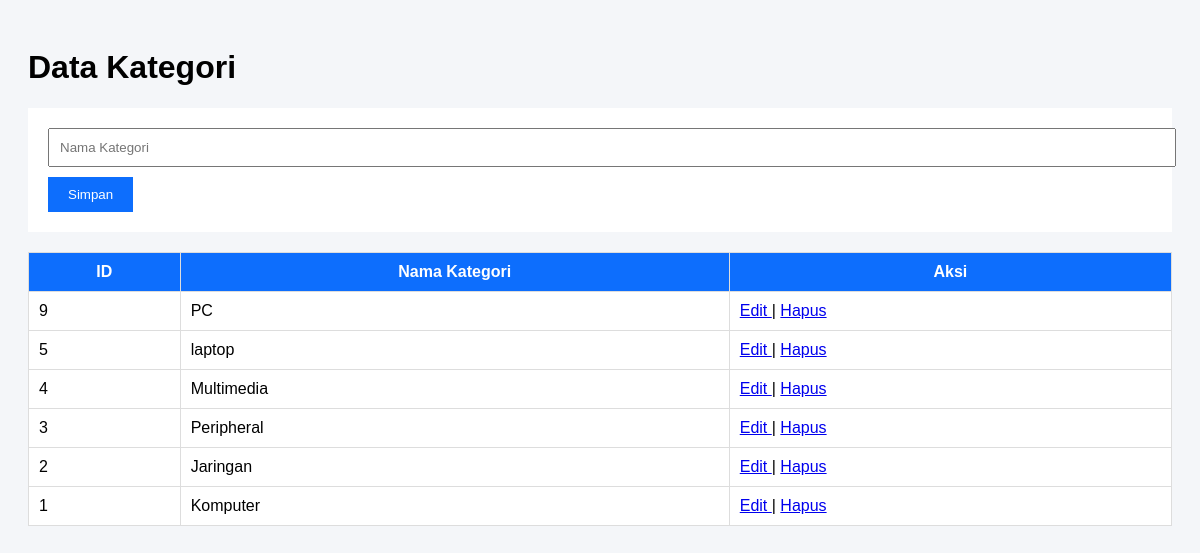
The page /inventaris_lab_project2/frontend/pages/kategori.php (signed in) on the database its author committed.
### tables this page shows
CREATE TABLE `kategori` (
  `id_kategori` int(11) NOT NULL,
  `nama_kategori` varchar(100) NOT NULL
);

### inventaris_lab_project2/frontend/pages/kategori.php (the view, shortened to what this page needs)
<?php
include "../../backend/config/koneksi.php";
$data = mysqli_query($conn,"
    SELECT *
    FROM kategori
    ORDER BY id_kategori DESC
");
?>
<!DOCTYPE html>
<html>
<head>
</head>
<body>
<h1>Data Kategori</h1>
<form method="POST">
    <input
        type="text"
        name="nama_kategori"
        placeholder="Nama Kategori"
        required
    >
    <button type="submit" name="simpan">
        Simpan
    </button>
</form>
<table>
<tr>
    <th>ID</th>
    <th>Nama Kategori</th>
    <th>Aksi</th>
</tr>
<?php while($row=mysqli_fetch_assoc($data)){ ?>
<tr>
    <td><?= $row['id_kategori']; ?></td>
    <td><?= $row['nama_kategori']; ?></td>
    <td>
        <a href="edit_kategori.php?id=<?= $row['id_kategori']; ?>">
            Edit
        </a>
        |
        <a
            href="hapus_kategori.php?id=<?= $row['id_kategori']; ?>"
            onclick="return confirm('Yakin hapus?')"
        >
            Hapus
        </a>
    </td>
</tr>
<?php } ?>
</table>
</body>
</html>

### inventaris_lab_project2/frontend/pages/kategori.php (style rules this page uses)
body { font-family:Arial; background:#f4f6f9; padding:20px; }
table { width:100%; border-collapse:collapse; background:white; }
th,td { border:1px solid #ddd; padding:10px; }
th { background:#0d6efd; color:white; }
form { background:white; padding:20px; margin-bottom:20px; }
input { width:100%; padding:10px; margin-bottom:10px; }
button { background:#0d6efd; color:white; border:none; padding:10px 20px; }

### rows shown on the page
kategori: id_kategori "9", nama_kategori "PC"
kategori: id_kategori "5", nama_kategori "laptop"
kategori: id_kategori "4", nama_kategori "Multimedia"
kategori: id_kategori "3", nama_kategori "Peripheral"
kategori: id_kategori "2", nama_kategori "Jaringan"
kategori: id_kategori "1", nama_kategori "Komputer"
